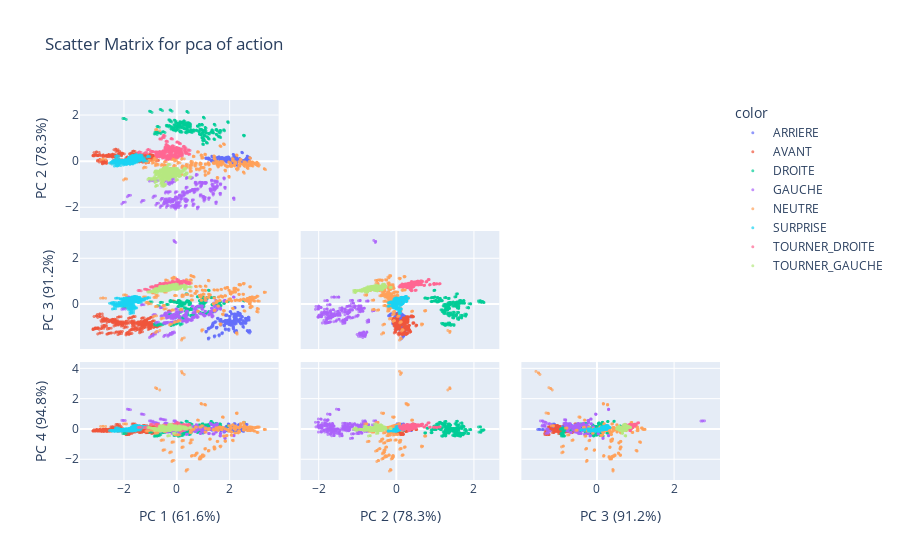

Here is the notebook cell this chart was saved with:
### Markdown cell above
### Scatter matrix of components

### Code cell
scatter_matrix(df_move_normalize_filter, "action", *X_move.columns)

### Figure 1 — Plotly figure (JSON) as saved in the notebook; plotly's stock layout.template omitted (floating-point values rounded to 4 significant figures; data arrays with more than 128 entries replaced by an {"elided": "..."} marker saying what was removed)
{"data": [{"dimensions": [{"axis": {"matches": true}, "label": "PC 1 (61.6%)", "values": {"elided": "424 float values"}}, {"axis": {"matches": true}, "label": "PC 2 (78.3%)", "values": {"elided": "424 float values"}}, {"axis": {"matches": true}, "label": "PC 3 (91.2%)", "values": {"elided": "424 float values"}}, {"axis": {"matches": true}, "label": "PC 4 (94.8%)", "values": {"elided": "424 float values"}}], "hovertemplate": "color=ARRIERE<br>%{xaxis.title.text}=%{x}<br>%{yaxis.title.text}=%{y}<extra></extra>", "legendgroup": "ARRIERE", "marker": {"color": "#636efa", "symbol": "circle", "opacity": 0.7, "size": 3}, "name": "ARRIERE", "showlegend": true, "type": "splom", "diagonal": {"visible": false}, "showlowerhalf": true, "showupperhalf": false}, {"dimensions": [{"axis": {"matches": true}, "label": "PC 1 (61.6%)", "values": {"elided": "448 float values"}}, {"axis": {"matches": true}, "label": "PC 2 (78.3%)", "values": {"elided": "448 float values"}}, {"axis": {"matches": true}, "label": "PC 3 (91.2%)", "values": {"elided": "448 float values"}}, {"axis": {"matches": true}, "label": "PC 4 (94.8%)", "values": {"elided": "448 float values"}}], "hovertemplate": "color=AVANT<br>%{xaxis.title.text}=%{x}<br>%{yaxis.title.text}=%{y}<extra></extra>", "legendgroup": "AVANT", "marker": {"color": "#EF553B", "symbol": "circle", "opacity": 0.7, "size": 3}, "name": "AVANT", "showlegend": true, "type": "splom", "diagonal": {"visible": false}, "showlowerhalf": true, "showupperhalf": false}, {"dimensions": [{"axis": {"matches": true}, "label": "PC 1 (61.6%)", "values": {"elided": "440 float values"}}, {"axis": {"matches": true}, "label": "PC 2 (78.3%)", "values": {"elided": "440 float values"}}, {"axis": {"matches": true}, "label": "PC 3 (91.2%)", "values": {"elided": "440 float values"}}, {"axis": {"matches": true}, "label": "PC 4 (94.8%)", "values": {"elided": "440 float values"}}], "hovertemplate": "color=DROITE<br>%{xaxis.title.text}=%{x}<br>%{yaxis.title.text}=%{y}<extra></extra>", "legendgroup": "DROITE", "marker": {"color": "#00cc96", "symbol": "circle", "opacity": 0.7, "size": 3}, "name": "DROITE", "showlegend": true, "type": "splom", "diagonal": {"visible": false}, "showlowerhalf": true, "showupperhalf": false}, {"dimensions": [{"axis": {"matches": true}, "label": "PC 1 (61.6%)", "values": {"elided": "412 float values"}}, {"axis": {"matches": true}, "label": "PC 2 (78.3%)", "values": {"elided": "412 float values"}}, {"axis": {"matches": true}, "label": "PC 3 (91.2%)", "values": {"elided": "412 float values"}}, {"axis": {"matches": true}, "label": "PC 4 (94.8%)", "values": {"elided": "412 float values"}}], "hovertemplate": "color=GAUCHE<br>%{xaxis.title.text}=%{x}<br>%{yaxis.title.text}=%{y}<extra></extra>", "legendgroup": "GAUCHE", "marker": {"color": "#ab63fa", "symbol": "circle", "opacity": 0.7, "size": 3}, "name": "GAUCHE", "showlegend": true, "type": "splom", "diagonal": {"visible": false}, "showlowerhalf": true, "showupperhalf": false}, {"dimensions": [{"axis": {"matches": true}, "label": "PC 1 (61.6%)", "values": {"elided": "536 float values"}}, {"axis": {"matches": true}, "label": "PC 2 (78.3%)", "values": {"elided": "536 float values"}}, {"axis": {"matches": true}, "label": "PC 3 (91.2%)", "values": {"elided": "536 float values"}}, {"axis": {"matches": true}, "label": "PC 4 (94.8%)", "values": {"elided": "536 float values"}}], "hovertemplate": "color=NEUTRE<br>%{xaxis.title.text}=%{x}<br>%{yaxis.title.text}=%{y}<extra></extra>", "legendgroup": "NEUTRE", "marker": {"color": "#FFA15A", "symbol": "circle", "opacity": 0.7, "size": 3}, "name": "NEUTRE", "showlegend": true, "type": "splom", "diagonal": {"visible": false}, "showlowerhalf": true, "showupperhalf": false}, {"dimensions": [{"axis": {"matches": true}, "label": "PC 1 (61.6%)", "values": {"elided": "484 float values"}}, {"axis": {"matches": true}, "label": "PC 2 (78.3%)", "values": {"elided": "484 float values"}}, {"axis": {"matches": true}, "label": "PC 3 (91.2%)", "values": {"elided": "484 float values"}}, {"axis": {"matches": true}, "label": "PC 4 (94.8%)", "values": {"elided": "484 float values"}}], "hovertemplate": "color=SURPRISE<br>%{xaxis.title.text}=%{x}<br>%{yaxis.title.text}=%{y}<extra></extra>", "legendgroup": "SURPRISE", "marker": {"color": "#19d3f3", "symbol": "circle", "opacity": 0.7, "size": 3}, "name": "SURPRISE", "showlegend": true, "type": "splom", "diagonal": {"visible": false}, "showlowerhalf": true, "showupperhalf": false}, {"dimensions": [{"axis": {"matches": true}, "label": "PC 1 (61.6%)", "values": {"elided": "460 float values"}}, {"axis": {"matches": true}, "label": "PC 2 (78.3%)", "values": {"elided": "460 float values"}}, {"axis": {"matches": true}, "label": "PC 3 (91.2%)", "values": {"elided": "460 float values"}}, {"axis": {"matches": true}, "label": "PC 4 (94.8%)", "values": {"elided": "460 float values"}}], "hovertemplate": "color=TOURNER_DROITE<br>%{xaxis.title.text}=%{x}<br>%{yaxis.title.text}=%{y}<extra></extra>", "legendgroup": "TOURNER_DROITE", "marker": {"color": "#FF6692", "symbol": "circle", "opacity": 0.7, "size": 3}, "name": "TOURNER_DROITE", "showlegend": true, "type": "splom", "diagonal": {"visible": false}, "showlowerhalf": true, "showupperhalf": false}, {"dimensions": [{"axis": {"matches": true}, "label": "PC 1 (61.6%)", "values": {"elided": "560 float values"}}, {"axis": {"matches": true}, "label": "PC 2 (78.3%)", "values": {"elided": "560 float values"}}, {"axis": {"matches": true}, "label": "PC 3 (91.2%)", "values": {"elided": "560 float values"}}, {"axis": {"matches": true}, "label": "PC 4 (94.8%)", "values": {"elided": "560 float values"}}], "hovertemplate": "color=TOURNER_GAUCHE<br>%{xaxis.title.text}=%{x}<br>%{yaxis.title.text}=%{y}<extra></extra>", "legendgroup": "TOURNER_GAUCHE", "marker": {"color": "#B6E880", "symbol": "circle", "opacity": 0.7, "size": 3}, "name": "TOURNER_GAUCHE", "showlegend": true, "type": "splom", "diagonal": {"visible": false}, "showlowerhalf": true, "showupperhalf": false}], "layout": {"legend": {"title": {"text": "color"}, "tracegroupgap": 0}, "title": {"text": "Scatter Matrix for pca of action"}, "dragmode": "select"}}
